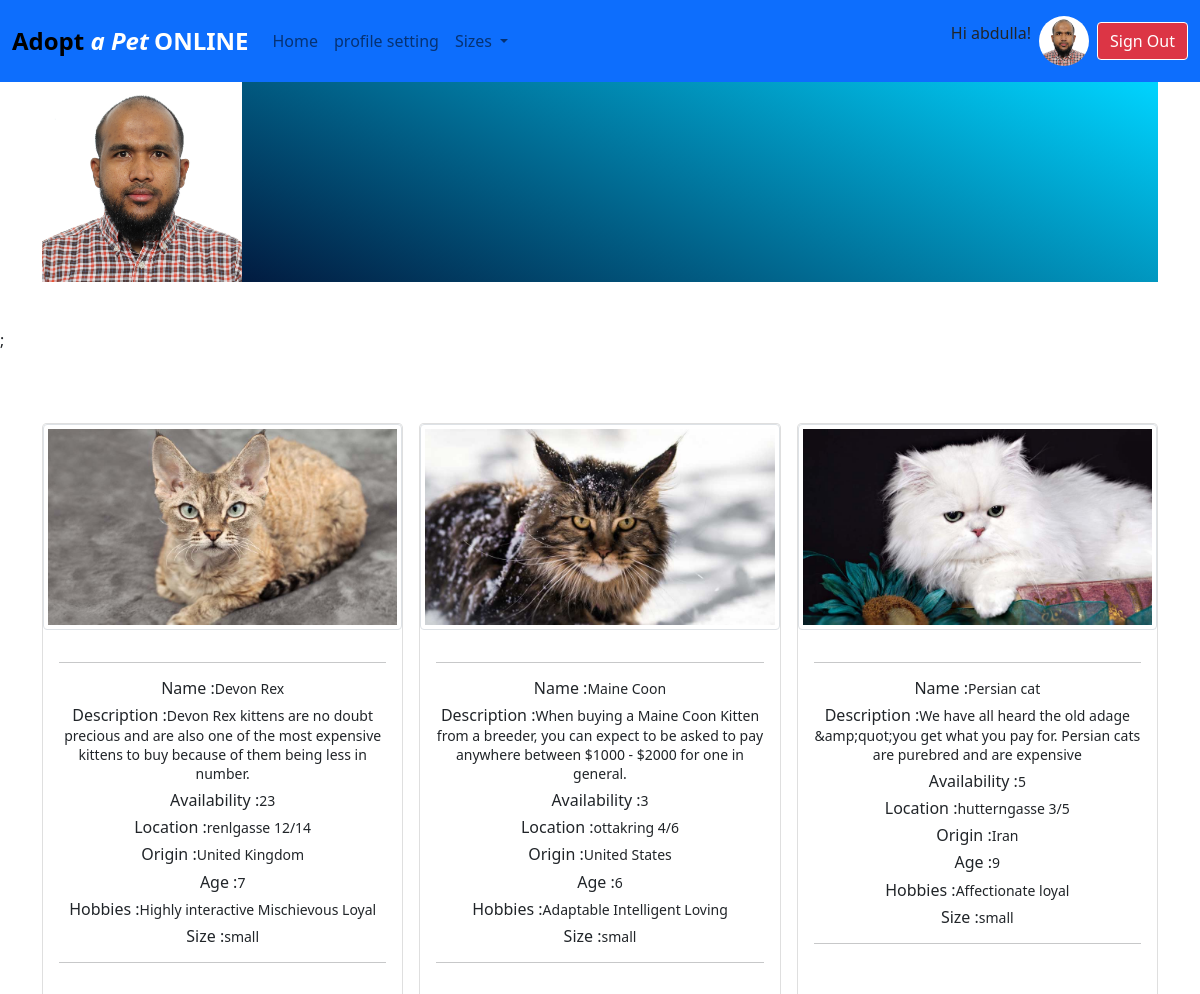
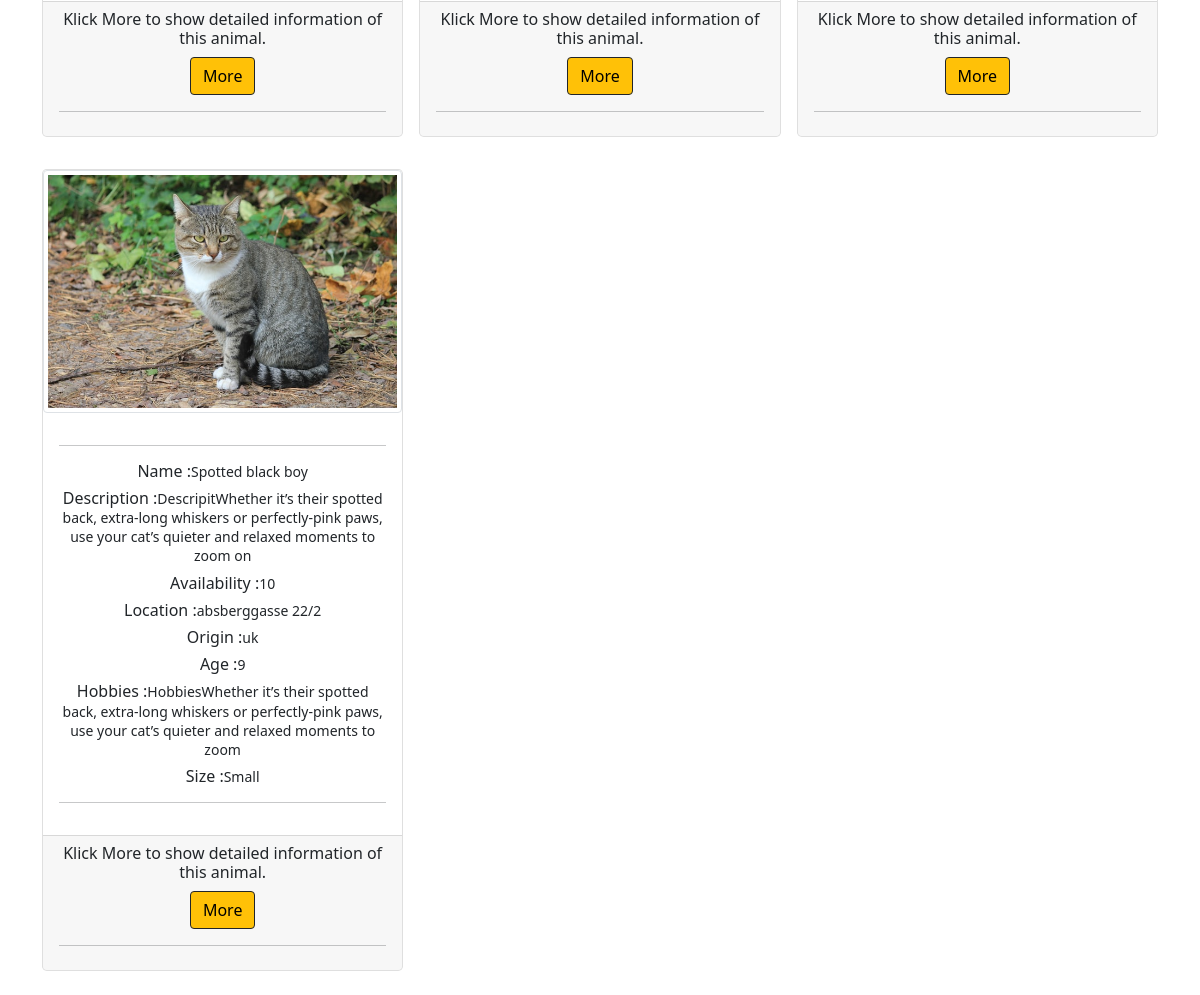
The page /s_size.php (signed in) on the database its author committed (2 pictures, top to bottom).
### tables this page shows
CREATE TABLE `user` (
  `id` int(11) NOT NULL,
  `first_name` varchar(255) NOT NULL,
  `last_name` varchar(255) NOT NULL,
  `password` varchar(255) NOT NULL,
  `date_of_birth` date NOT NULL,
  `email` varchar(255) NOT NULL,
  `picture` varchar(255) DEFAULT NULL,
  `status` varchar(4) NOT NULL DEFAULT 'user'
);

CREATE TABLE `animals` (
  `id` int(11) NOT NULL,
  `picture` varchar(255) DEFAULT NULL,
  `name` varchar(255) NOT NULL,
  `description` varchar(255) DEFAULT NULL,
  `availability` int(11) DEFAULT NULL,
  `origin` varchar(50) DEFAULT NULL,
  `location` varchar(50) DEFAULT NULL,
  `age` int(11) NOT NULL,
  `size` char(5) DEFAULT NULL,
  `hobbies` varchar(255) DEFAULT NULL,
  `fk_supplierId` int(11) DEFAULT NULL
);

### s_size.php (the view, shortened to what this page needs)
<?php
require_once 'components/db_connect.php';
$res = mysqli_query($connect, "SELECT * FROM user WHERE id=" . $_SESSION['user']);
$row = mysqli_fetch_array($res, MYSQLI_ASSOC);
?>
<!DOCTYPE html>
<html lang="en">
    <head>
        <link rel="stylesheet" href="style/style.css?ver=<?php echo time(); ?>">
        <?php require_once 'components/boot.php'?>
    </head>
    <body>
    <nav class="navbar sticky-top navbar-expand-lg navbar-light bg-primary">
    <div class="container-fluid">
        <div class="collapse navbar-collapse" id="navbarTogglerDemo01">
          <a class="navbar-brand" href="index.php"><span style="color: rgb(0, 0, 0);font-size: larger;font-weight: bolder; ">Adopt </span> <span style="color: rgb(255, 255, 254); font-style: italic;font-size: larger;font-weight: bolder; "> a Pet</span>
          <span style="color: rgb(255, 255, 254);font-size: larger;font-weight: bolder; ">ONLINE</span></a>
           <?php
            if(isset($_SESSION['user'])){
            echo'
            <ul class="navbar-nav me-auto mb-2 mb-lg-0">
                 <li class="nav-item">
                 <a class="nav-link" id="asc" type="button" href="home.php">Home</a>
                 </li>
                 <li class="nav-item">
                 <a class="nav-link"aria-current="page" href="update.php?id='.$row['id'].'">profile setting</a>
                 </li>
                 <li class="nav-item dropdown">
               <a class="nav-link dropdown-toggle" href="#" id="navbarDarkDropdownMenuLink" role="button" data-bs-toggle="dropdown" aria-expanded="false">
                 Sizes
               </a>
               <ul class="dropdown-menu dropdown-menu-dark" aria-labelledby="navbarDarkDropdownMenuLink">
                 <li><a class="dropdown-item" href="senior.php">Senior</a></li>
                 <li><a class="dropdown-item" href="s_size.php">S_size</a></li>
                 <li><a class="dropdown-item" href="l_size.php">L_size</a></li>
               </ul>
             </li>
                 </ul>
                  <p class="">Hi '.$row['first_name'].'!</p>
                  <a href="home.php">
                  <img class="m-2"src="pictures/'.$row['picture'].'" style = " width:50px; height:50px; border-radius:50%;"> </a>';
                   echo'<a class="btn btn-danger border border-white" id="search" type="button" href="logout.php?logout">Sign Out</a>';
        }
           ?>
        </div>
    </div>
  </nav>
    <div class="container">
        <div class="hero">
        <img class="userImage" src="pictures/<?php echo $row['picture']; ?>" alt="<?php echo $row['first_name']; ?>">
        </div>
        <h2> Hi <?php echo $row['first_name' ]; ?> ! Here you can find all small animals.</h2>
    </div>
      <?php
              $sql = "SELECT * FROM animals WHERE  size ='small'";
              $result = $connect->query($sql);
              $tbody="";
              if($result->num_rows > 0) {
                  while($row2 = $result->fetch_assoc()) {
      $tbody .= '
      <div class="col own_col text-center p-2">
      <div class="card text-left w-100 h-100 rounded-3 " style="width: 18rem;">
      <img class="img-thumbnail own_pic" src="pictures/' .$row2["picture"].'"/>
          <div class="card-body">
          <hr>
          <h6 class="card-text">Name :<small>' .$row2['name'].'</small></h6>
          <h6 class="card-text">Description :<small>' .$row2['description'].'</small></h6>
          <h6 class="card-text">Availability :<small>' .$row2['availability'].'</small></h6>
          <h6 class="card-text">Location :<small>' .$row2['location'].'</small></h6>
          <h6 class="card-text">Origin :<small>' .$row2['origin'].'</small></h6>
          <h6 class="card-text">Age :<small>' .$row2['age'].'</small></h6>
          <h6 class="card-text">Hobbies :<small>' .$row2['hobbies'].'</small></h6>
          <h6 class="card-text">Size :<small>' .$row2["size"].'</small></h6>
          <hr>
              </div>
              <div class="card-footer">
                <h6>Klick More to show detailed information of this animal.</h6>
              <a href="details.php?id='.$row2['id'].'"><button class="btn btn-warning border border-dark" type="button">More</button></a><hr>
              </div>
          </div>
          </div>
              ';
          };
      } else {
         $tbody =  "<tr><td colspan='12'><center>No Data Available </center></td></tr>";
      }
?>;
<div class="container w-100 mt-3" >
<div class='mb-3'>
<p  class='h2'>All Gallery's Items</p>
<div class="row row-cols-1 row-cols-md-2  row-cols-lg-3 g-3">
       <?=$tbody;?>
</div>
</div>
</div>
    </body>
</html>

### style/style.css (style rules this page uses)
* { box-sizing: border-box; }
body { margin: 0; padding: 0; background: url(https://images.unsplash.com/photo-1549379702-9692e37d2e58?ixid=MnwxMjA3fDB8MHxwaG90by1wYWdlfHx8fGVufDB8fHx8&ixlib=rb-1.2.1&auto=format&fit=crop&w=1490&q=80) !important; background-size: cover; font-family: sans-serif; background-repeat: no-repeat; }
.container h2,p.h2 { color:#fff; }

### s_size.php (style rules this page uses)
.userImage { width: 200px; height: 200px; }
.hero { background: rgb(2,0,36); background: linear-gradient(24deg, rgba(2,0,36,1) 0%, rgba(0,212,255,1) 100%); }

### rows shown on the page
user: first_name "abdulla", picture (picture)
animals: picture (picture), name "Devon Rex", description "Devon Rex kittens are no doubt precious and are also one of the most expensive kittens to buy because of them being less in number.", availability "23", location "renlgasse 12/14", origin "United Kingdom", age "7", hobbies "Highly interactive Mischievous Loyal", size "small"
animals: picture (picture), name "Maine Coon", description "When buying a Maine Coon Kitten from a breeder, you can expect to be asked to pay anywhere between $1000 - $2000 for one in general.", availability "3", location "ottakring 4/6", origin "United States", age "6", hobbies "Adaptable Intelligent Loving", size "small"
animals: picture (picture), name "Persian cat", description "We have all heard the old adage &amp;quot;you get what you pay for. Persian cats are purebred and are expensive", availability "5", location "hutterngasse 3/5", origin "Iran", age "9", hobbies "Affectionate loyal", size "small"
animals: picture (picture), name "Spotted black boy", description "DescripitWhether it’s their spotted back, extra-long whiskers or perfectly-pink paws, use your cat’s quieter and relaxed moments to zoom on", availability "10", location "absberggasse 22/2", origin "uk", age "9", hobbies "HobbiesWhether it’s their spotted back, extra-long whiskers or perfectly-pink paws, use your cat’s quieter and relaxed moments to zoom", size "Small"
